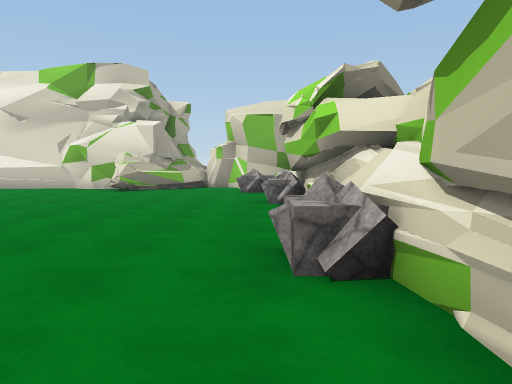
View 1 (above)

24 first-person views from a walk through a 3-D level made in the Unity game engine. The camera is 1.4 m above the floor, tilts 4° down and sees 70° across. The floor is counted in squares, 1.8 m on a side. Each view is taken from the middle of a square. On the plan, view 1 faces up. The plan holds only what a view shows up to about 12 squares ahead; the rest is blank. The place goes on beyond the plan. The player character is not drawn. Some surface patterns are stand-ins.

View 2
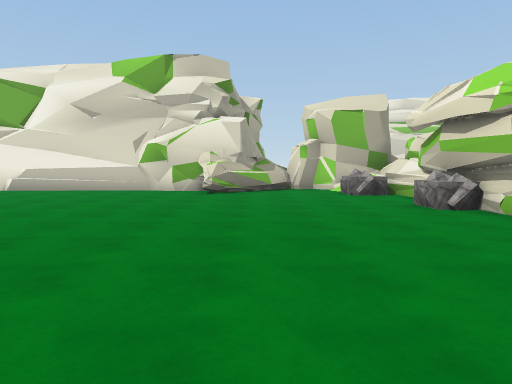

View 3
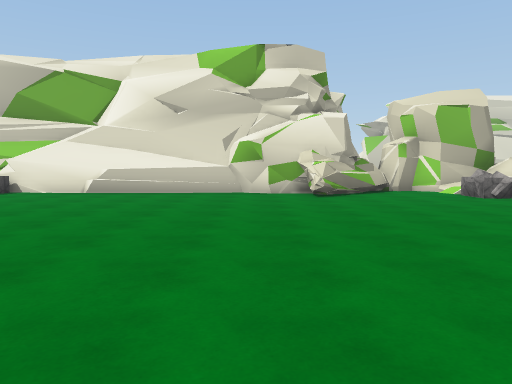

View 4
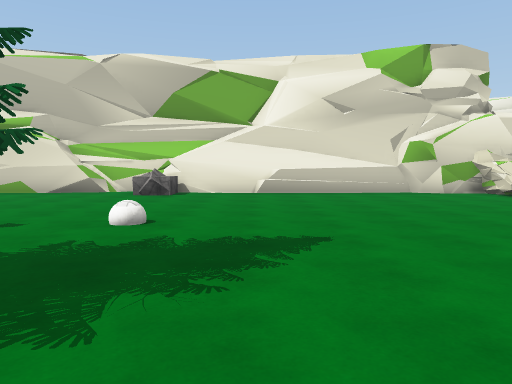

View 5
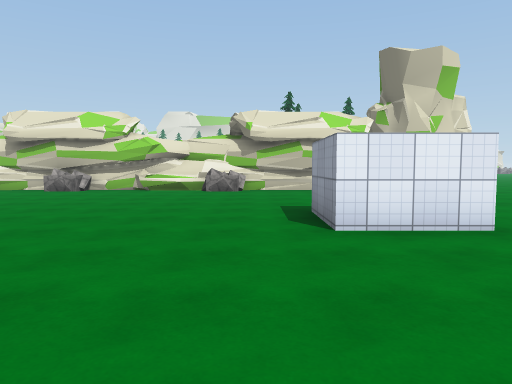

View 6
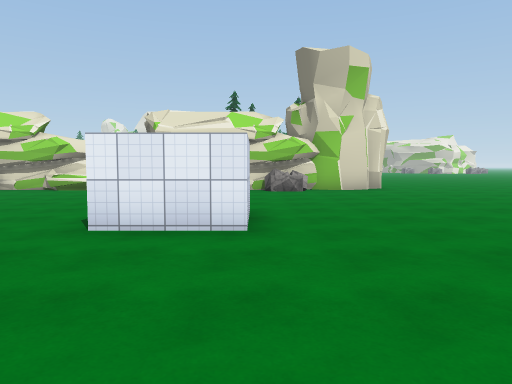

View 7
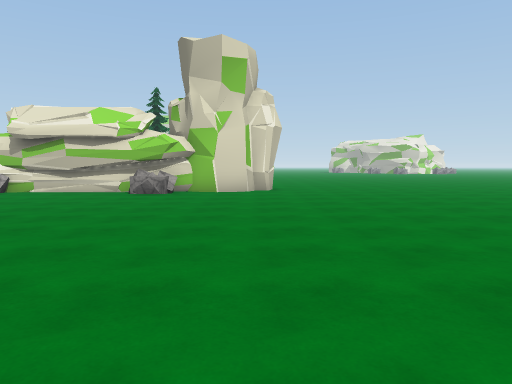

View 8
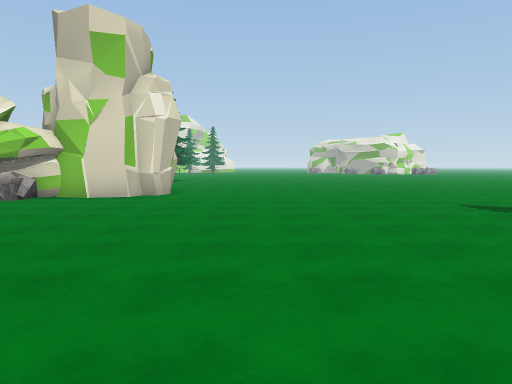

View 9
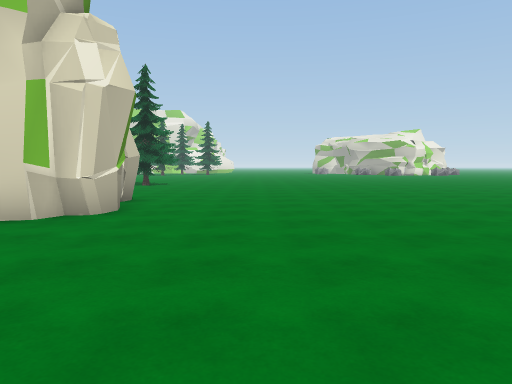

View 10
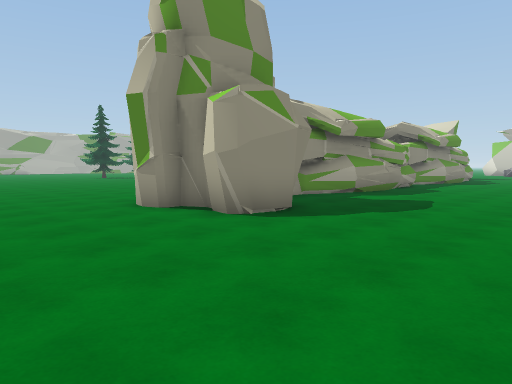

View 11
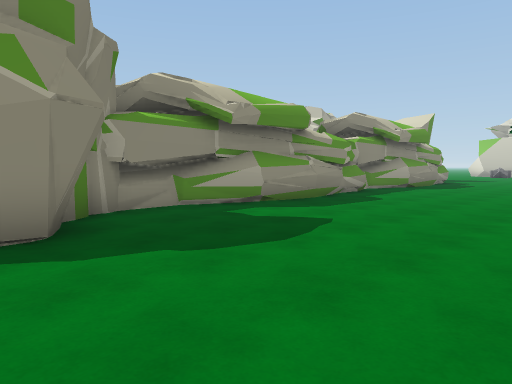

View 12
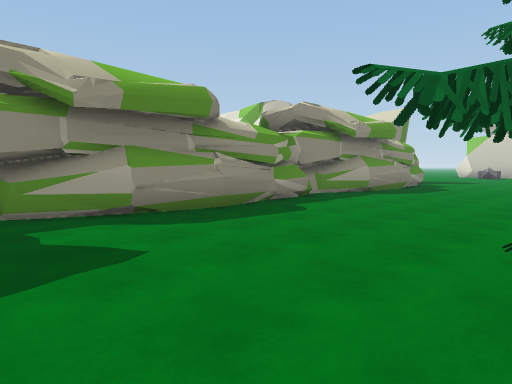

View 13
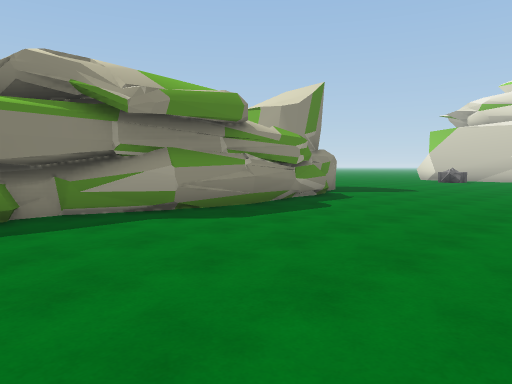

View 14
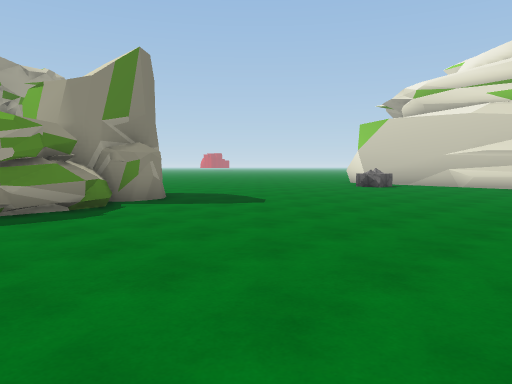

View 15
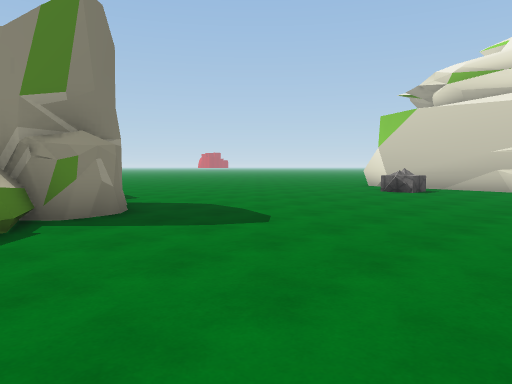

View 16
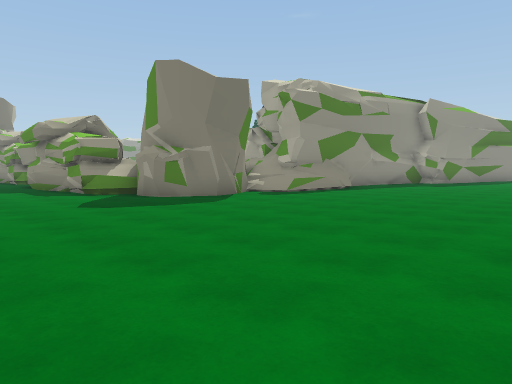

View 17
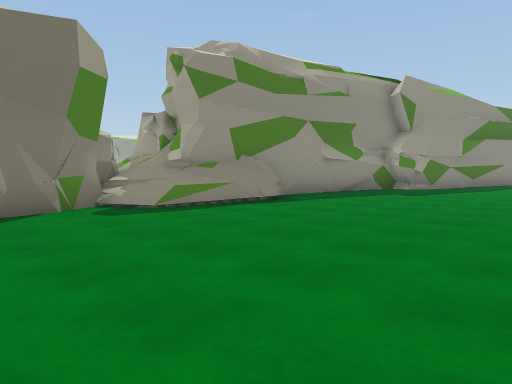

View 18
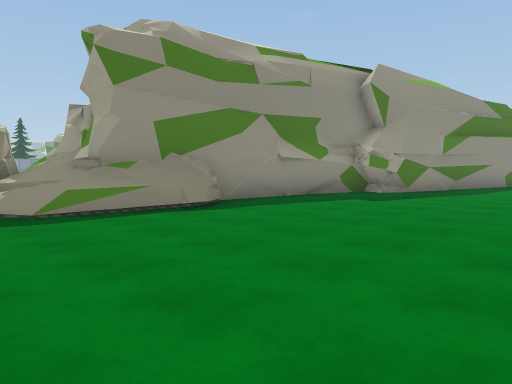

View 19
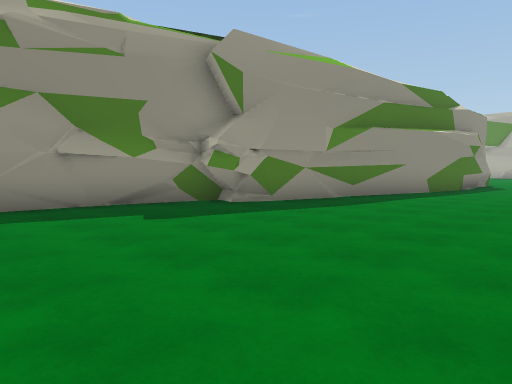

View 20
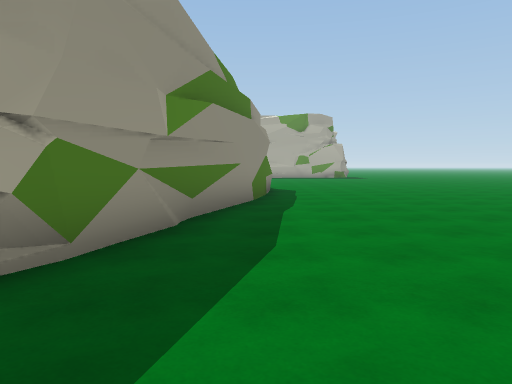

View 21
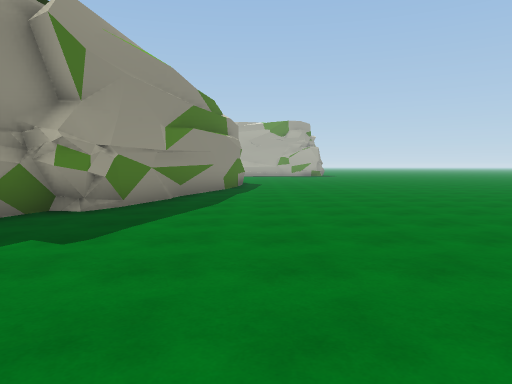

View 22
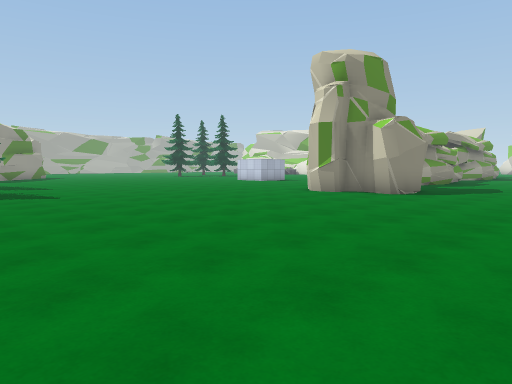

View 23
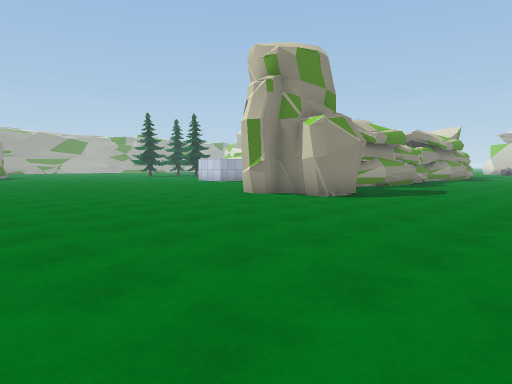

View 24
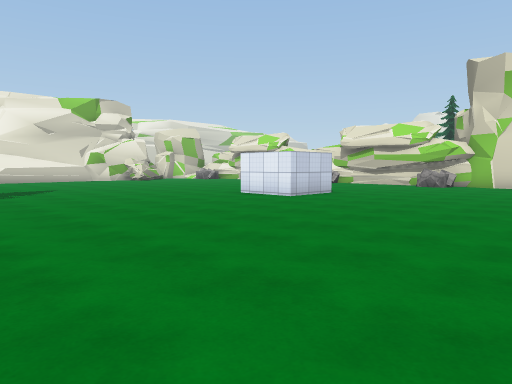

### Floor plan
Key: @ floor where view 1 was taken; # wall or solid block; . floor; = window, fence, low wall or low ledge; ^ raised ledge; O other object.
Columns run from 16 left of view 1 to 10 right of it. Each row starts with its distance up from view 1.
 24 ............      .O.....
 23 ............ ............
 22 .........................
 21 .........................
 20 #........................
 19 #####.....................
 18     ###...................
 17       ###..###=...........
 16         ###########.......
 15               #####.......
 14 ###           #####^.......
 13 #.#############.####.......
 12 ..O.........#...O###.......
 11 ................O###.......
 10 .................###.....
  9 .................###.....
  8  ...............O###......
  7  ................###......
  6   ...............###......
  5    # ............###......
  4      ............###.....
  3     ............OO #.....
  2     .............###.....
  1    .......##.....###....
  0    .......## ...@###....##
 -1    .......##.....##......
 -2    .............OO##......
 -3    ...............##O.....
 -4   ...............O OOO....
 -5   ................OOO.....
 -6   ........................
 -7   ....  ..................
 -8         ..................
 -9          .................
-10           .................
-11             ...............
-12             ...............
-13               .............
-14                 ..........
-15                   ... ....

Positions as (right, up) in squares from view 1, and headings:
1: (0, 0), facing up
2: (-3, 1), facing up
3: (-6, 2), facing up
4: (-11, 2), facing up
5: (-11, 2), facing right
6: (-11, -1), facing right
7: (-10, -5), facing right
8: (-8, -8), facing right
9: (-4, -8), facing right
10: (9, -9), facing up-left
11: (9, -5), facing up-left
12: (9, -2), facing up-left
13: (9, 5), facing up-left
14: (10, 11), facing up-left
15: (8, 13), facing up-left
16: (7, 24), facing down-left
17: (2, 23), facing down-left
18: (0, 23), facing down-left
19: (-5, 24), facing down-left
20: (-8, 20), facing left
21: (-4, 21), facing left
22: (9, -15), facing up-left
23: (10, -13), facing up-left
24: (-14, -7), facing up-right
